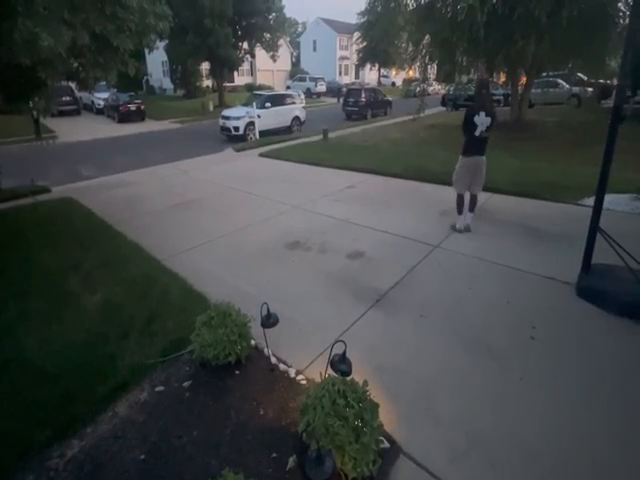
#> input picture frame 140 of imaging/test_scripts/driveway_vid.mp4, 640 x 480 px
$ python gui_video_static.py
#> lines starting #> are read from the running program, lines starting #| are printed output that depends on the picture
#NOTE: this script works...ish, but it assumes the camera is static
import cv2
import numpy as np

cap = cv2.VideoCapture('driveway_vid.mp4')

tl = [646, 775]
tr = [1056, 396]
br = [553, 324]
bl = [169, 414]
ss_dim = (1342, 1009)
reg_dim = (640, 480)
x_ratio = reg_dim[0]/ss_dim[0]
y_ratio = reg_dim[1]/ss_dim[1]

tl = [tl[0] * x_ratio, tl[1] * y_ratio]
tr = [tr[0] * x_ratio, tr[1] * y_ratio]
br = [br[0] * x_ratio, br[1] * y_ratio]
bl = [bl[0] * x_ratio, bl[1] * y_ratio]

w = 118*2
h = 115+96+124

# Define 4 coordinates in your video frame that form a plane (e.g., a road surface)
pts_src = np.float32([tl, tr, bl, br])
# Define where those 4 coordinates should map in the output window
pts_dst = np.float32([[0, 0], [w, 0], [0, h], [w, h]])

# Calculate homography ONCE before processing frames
H = cv2.getPerspectiveTransform(pts_src, pts_dst)

while cap.isOpened():
    ret, frame = cap.read()
#> frame is the input picture: shape (480, 640, 3); mean B, G, R 70, 69.9, 65.5
    if not ret:
        break

    # Efficiently warp every frame using the same static matrix
    warped_frame = cv2.warpPerspective(frame, H, (w, h))
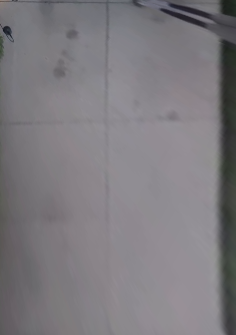
#> warped_frame: shape (335, 236, 3); mean B, G, R 127.1, 122.4, 125.5

    cv2.imshow('Warped Perspective Feed', warped_frame)
    if cv2.waitKey(1) & 0xFF == ord('q'):
#> (key q is pressed here)
        break

cap.release()
cv2.destroyAllWindows()

$ run again, starting later in the video
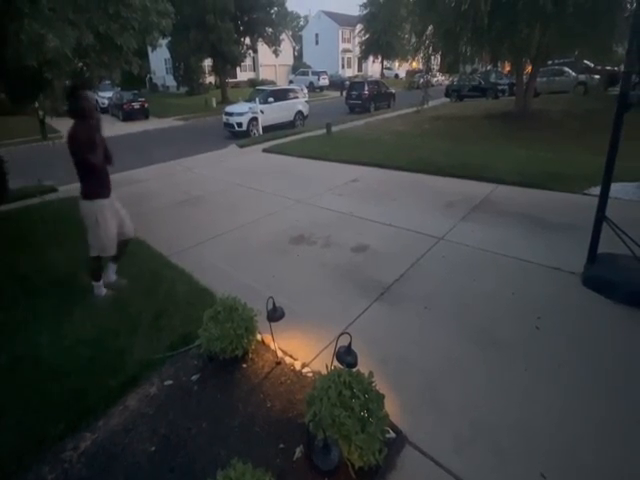
#> input picture frame 631 of imaging/test_scripts/driveway_vid.mp4, 640 x 480 px
#> frame is the input picture: shape (480, 640, 3); mean B, G, R 61.2, 61.2, 57.8
#> `warped_frame = cv2.warpPerspective(frame, H, (w, h))`:
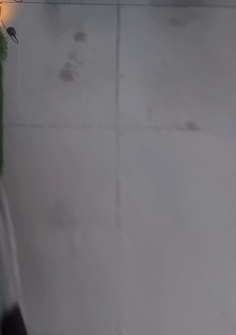
#> warped_frame: shape (335, 236, 3); mean B, G, R 118, 113.2, 115.5

$ run again, starting later in the video
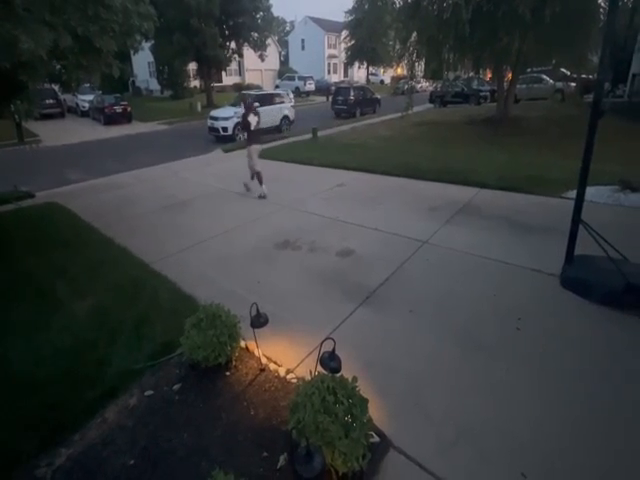
#> input picture frame 1123 of imaging/test_scripts/driveway_vid.mp4, 640 x 480 px
#> frame is the input picture: shape (480, 640, 3); mean B, G, R 60.3, 59.5, 56
#> `warped_frame = cv2.warpPerspective(frame, H, (w, h))`:
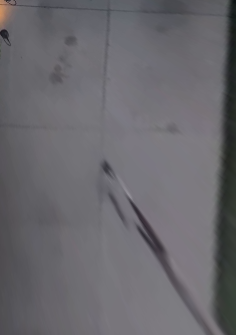
#> warped_frame: shape (335, 236, 3); mean B, G, R 108.8, 103.8, 105.2
